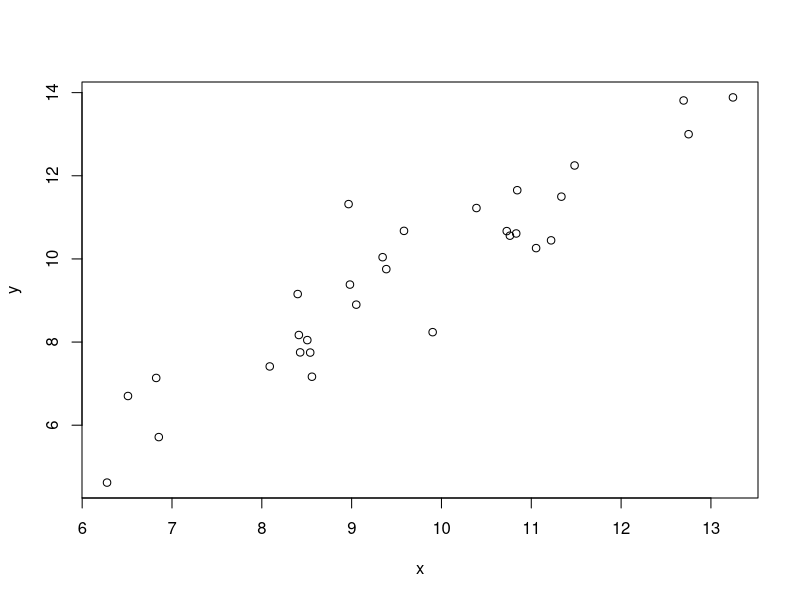
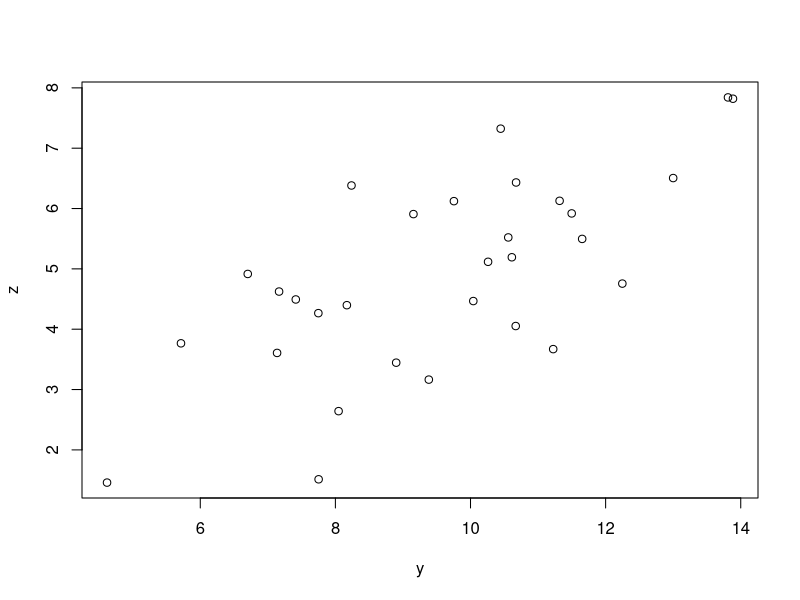
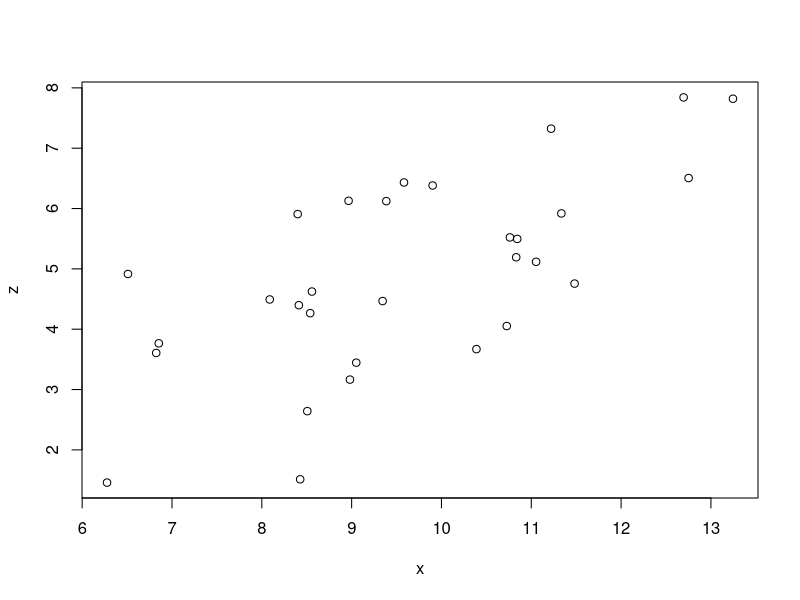

The R source for these figures, in order:
## ---- chunk 1
#| echo: true
#| output-location: fragment


x <- rnorm(30,10,2)
y <- x + rnorm(30,0,1)
z <- y*.5 + rnorm(30,0,1)
cor(x,y)
cor(y,z)
cor(x,z)
plot(x,y)
plot(y,z)
plot(x,z)
